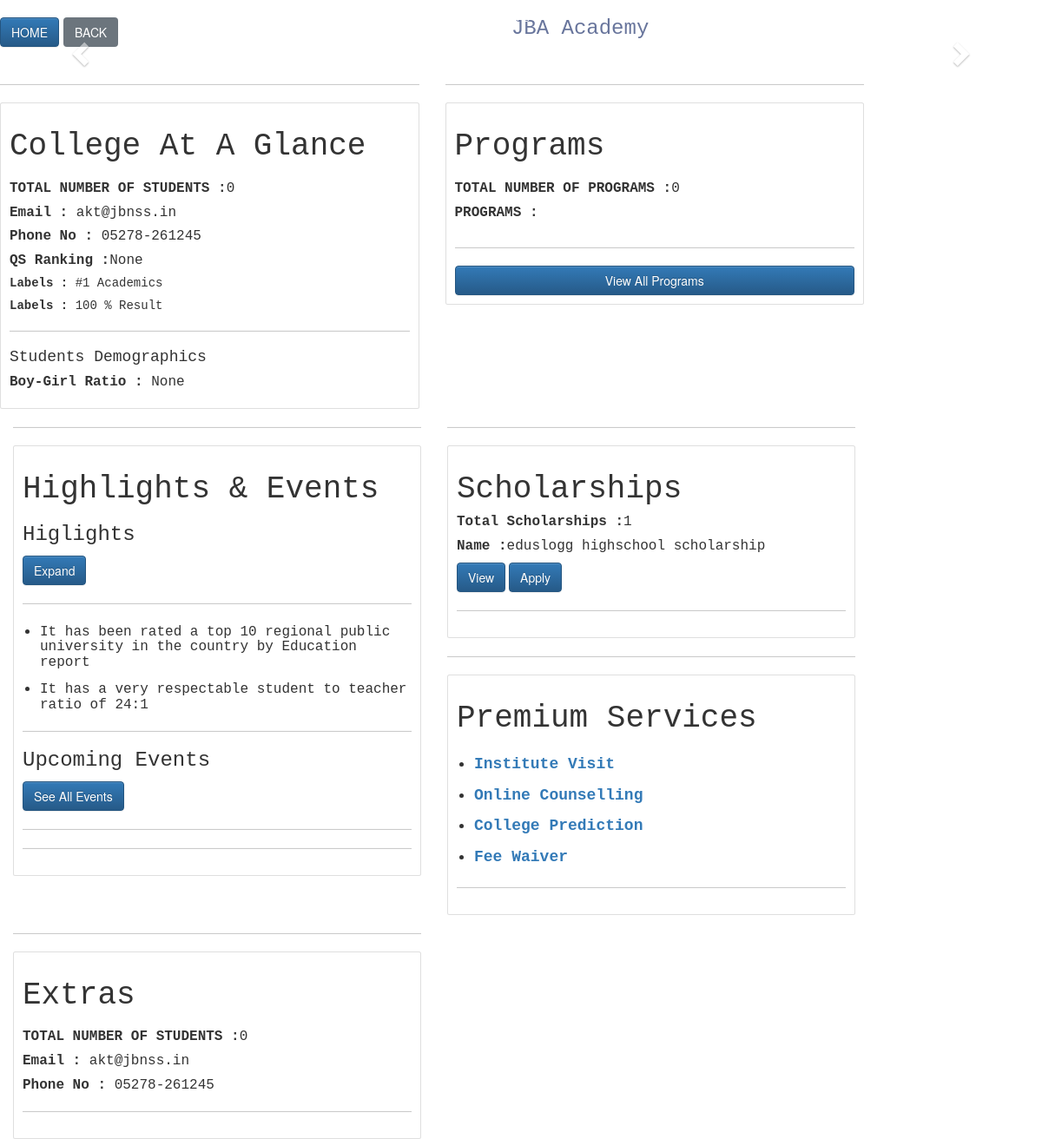
Page /institute/3 on the earlier database version.
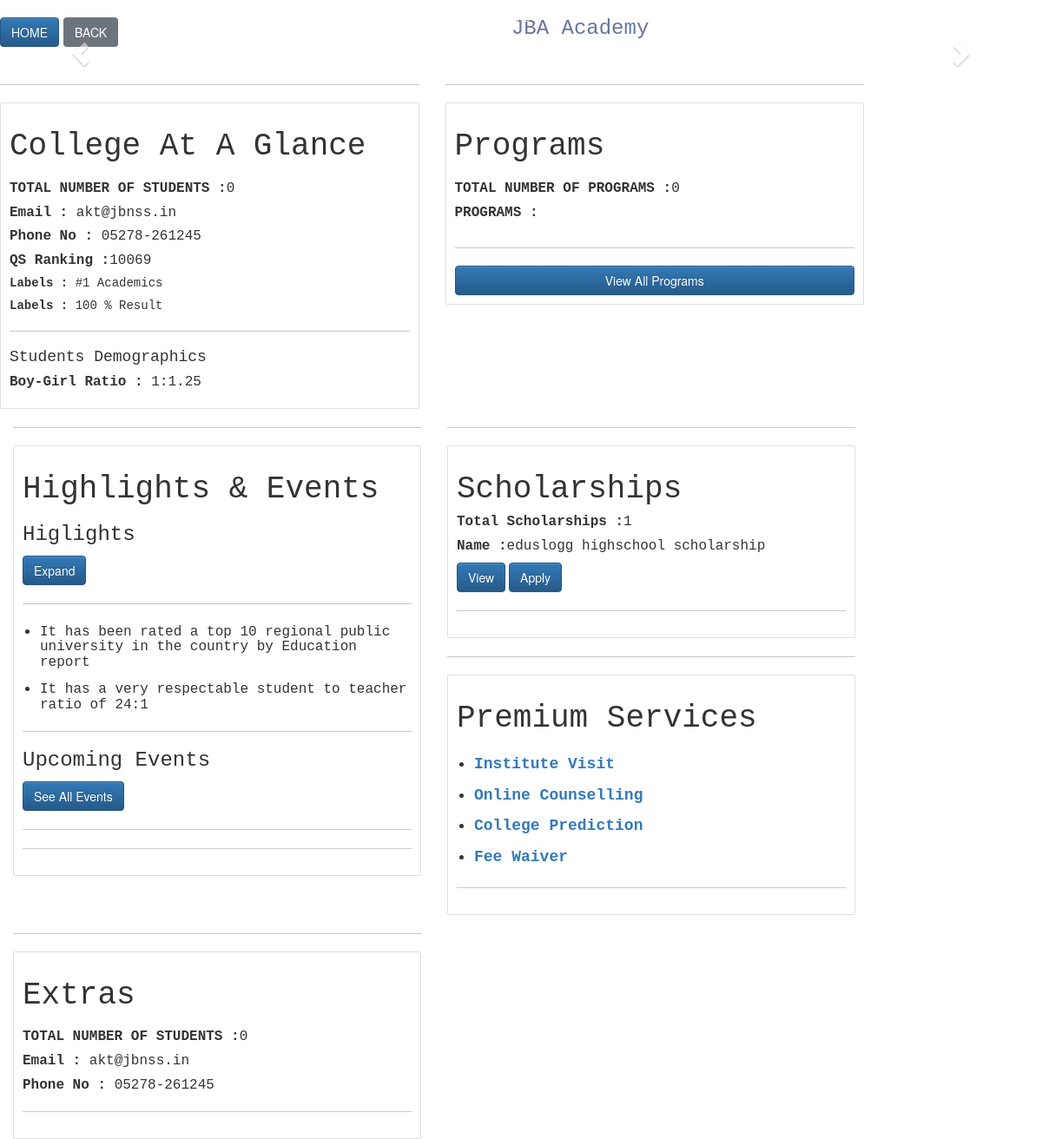
Same page on the later database version.
### app1/models.py (models this page shows, shortened)
class Institutes(models.Model):
    CATEGORY = (('playschool', 'playschool'),
                ('highschool', 'highschool'),
                ('college','college'),
                )
    name = models.CharField(max_length=200, null=True)
    location = models.CharField(max_length=200, null=True)
    phone = models.CharField(max_length=100, null=True)
    email = models.CharField(max_length=200,null=True)
    fees = models.FloatField(null=True)
    photo = models.ImageField(null=True)
    category = models.CharField(max_length=200, null=True, choices=CATEGORY)
    label = models.ManyToManyField(Label)
    date_created = models.DateTimeField(auto_now_add=True, null=True)
    qsrank = models.IntegerField(null=True)
    sexratio = models.CharField(max_length=100,null=True)

### app1/views.py (the view)
# urls.py: path('institute/<str:pk>', views.privinstitute, name="privins"),
def privinstitute(request,pk):
    institute = Institutes.objects.get(id=pk)
    photos = PostImage.objects.filter(institute=institute)
    labels = Label.objects.filter(institutes=institute)
    total_students = Enrolled.objects.filter(institute=institute).count()
    total_programs = Program.objects.filter(institute=institute).count()
    programs = Program.objects.filter(institute=institute)
    events = Event.objects.filter(institute=institute)
    total_scholarships = Scholarship.objects.filter(institute = institute).count()
    scholarship = Scholarship.objects.filter(institute = institute)
    premiums = PremiumService.objects.all()
    context = {'institute':institute, 'photos':photos, 'enrolled_students':total_students, 'labels':labels, 'total_programs':total_programs, 'programs':programs, 'events':events, 'scholarships':scholarship, 'totalscholarships':total_scholarships, 'premiums':premiums}
    return render(request,'app1/privateins.html',context)

### app1/templates/app1/privateins.html (shortened to what the changed rows need)
{% load static %}
<html>
<head>
	<link href="https://cdn.jsdelivr.net/npm/bootstrap@5.0.2/dist/css/bootstrap.min.css" rel="stylesheet">
	<link rel="stylesheet" type="text/css" href="{% static '/styles/dash2.css' %}">
    <link rel="stylesheet" href="https://maxcdn.bootstrapcdn.com/bootstrap/3.3.4/css/bootstrap.min.css">
    <link rel="stylesheet" href="https://maxcdn.bootstrapcdn.com/bootstrap/3.3.4/css/bootstrap-theme.min.css">
</head>
<body>
<div id='container'>
<div id="header">
<h3 style="font-family:monospace; color:#68759c;">{{institute.name}}</h3>
</div>
</div>
<div class="row">
	<div class="col-md-5">
		<div class="card card-body">
			<div class="personal-info-card">
                <h1 style="font-family:monospace;">College At A Glance</h1>
                <h6 style="font-family:monospace; font-size:16px;"><strong>TOTAL NUMBER OF STUDENTS :</strong>{{enrolled_students}}</h6>
                <h6 style="font-family:monospace; font-size:16px;"><strong>Email :</strong> {{institute.email}}</h6>
                <h6 style="font-family:monospace; font-size:16px;"><strong>Phone No :</strong> {{institute.phone}}</h6>
                <h6 style="font-family:monospace; font-size:16px;"><strong>QS Ranking :</strong>{{institute.qsrank}}</h6>
                {% for label in labels %}
                 <h6 style="font-family:monospace; font-size:14px;"><strong>Labels :</strong> {{label.name }}</h6>
                 {% endfor %}
                <hr />
                 <h4 style="font-family:monospace;">Students Demographics</h4>
                 <h6 style="font-family:monospace; font-size:16px;"><strong>Boy-Girl Ratio :</strong>  {{institute.sexratio}}</h6>
		</div>
	</div>
</div>
	<div class="col-md-5">
		<div class="card card-body">
			<div class="personal-info-card">
                <h1 style="font-family:monospace;">Programs</h1>
                </div>
		</div>
	</div>
</div>
<div class="col-md-5">
		<div class="card card-body">
			<div class="personal-info-card">
                <h1 style="font-family:monospace;">Highlights & Events</h1>
		</div>
	</div>
</div>
    <div class="col-md-5">
		<div class="card card-body">
			<div class="personal-info-card">
                <h1 style="font-family:monospace;">Scholarships</h1>
		    </div>
	    </div>
    </div>
    <div class="col-md-5">
		<div class="card card-body">
			<div class="personal-info-card">
                <h1 style="font-family:monospace;">Premium Services</h1>
		    </div>
	    </div>
    </div>
    <div class="col-md-5">
		<div class="card card-body">
			<div class="personal-info-card">
                <h1 style="font-family:monospace;">Extras</h1>
                <h6 style="font-family:monospace; font-size:16px;"><strong>TOTAL NUMBER OF STUDENTS :</strong>{{enrolled_students}}</h6>
                <h6 style="font-family:monospace; font-size:16px;"><strong>Email :</strong> {{institute.email}}</h6>
                <h6 style="font-family:monospace; font-size:16px;"><strong>Phone No :</strong> {{institute.phone}}</h6>
                <hr />
		    </div>
	    </div>
    </div>
</body>
</html>

Differences in the rows shown:
changed Institutes "JBA Academy": qsrank "None" → "10069"; sexratio "None" → "1:1.25"
